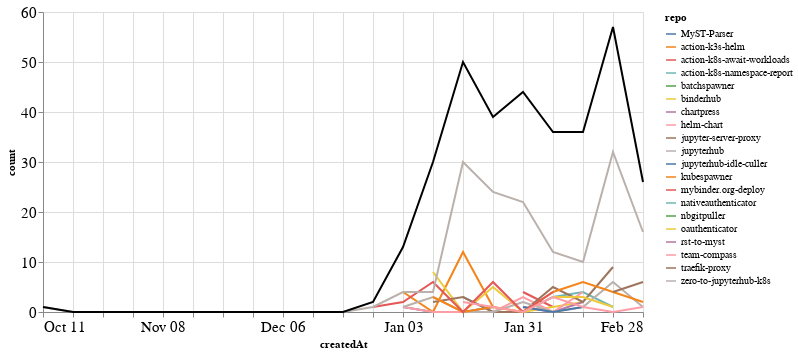

Write notebook code for a chart like this one.
### Markdown cell above
### Comments

### Code cell
comments_time = comments.groupby('repo').resample('W', on='createdAt').count()['author'].reset_index()
comments_time = comments_time.rename(columns={'author': 'count'})
comments_time_total = comments_time.groupby('createdAt').agg({"count": "sum"}).reset_index()
ch1 = alt.Chart(comments_time, width=600).mark_line().encode(
    x='createdAt',
    y='count',
    color='repo',
    tooltip="repo"
)

ch2 = alt.Chart(comments_time_total, width=600).mark_line(color="black").encode(
    x='createdAt',
    y='count',
)

ch1 + ch2

### Figure 1 — Vega-Lite specification as saved in the notebook (floating-point values rounded to 4 significant figures)
{"config": {"axisLeft": {"labelFontSize": 15}, "axisBottom": {"labelFontSize": 15}}, "layer": [{"data": {"name": "data-e986464e26997ffba4995612bddd8465"}, "mark": "line", "encoding": {"color": {"type": "nominal", "field": "repo"}, "tooltip": {"type": "nominal", "field": "repo"}, "x": {"type": "temporal", "field": "createdAt"}, "y": {"type": "quantitative", "field": "count"}}, "width": 600}, {"data": {"name": "data-db8f2776b09cffb8acfba8acd31e38a9"}, "mark": {"type": "line", "color": "black"}, "encoding": {"x": {"type": "temporal", "field": "createdAt"}, "y": {"type": "quantitative", "field": "count"}}, "width": 600}], "$schema": "https://vega.github.io/schema/vega-lite/v4.8.1.json", "datasets": {"data-e986464e26997ffba4995612bddd8465": [{"repo": "MyST-Parser", "createdAt": "2021-01-03T00:00:00", "count": 1}, {"repo": "MyST-Parser", "createdAt": "2021-01-10T00:00:00", "count": 0}, {"repo": "MyST-Parser", "createdAt": "2021-01-17T00:00:00", "count": 0}, {"repo": "MyST-Parser", "createdAt": "2021-01-24T00:00:00", "count": 1}, {"repo": "action-k3s-helm", "createdAt": "2021-01-03T00:00:00", "count": 4}, {"repo": "action-k3s-helm", "createdAt": "2021-01-10T00:00:00", "count": 0}, {"repo": "action-k3s-helm", "createdAt": "2021-01-17T00:00:00", "count": 12}, {"repo": "action-k3s-helm", "createdAt": "2021-01-24T00:00:00", "count": 1}, {"repo": "action-k8s-await-workloads", "createdAt": "2021-01-31T00:00:00", "count": 4}, {"repo": "action-k8s-await-workloads", "createdAt": "2021-02-07T00:00:00", "count": 1}, {"repo": "action-k8s-namespace-report", "createdAt": "2021-01-17T00:00:00", "count": 3}, {"repo": "action-k8s-namespace-report", "createdAt": "2021-01-24T00:00:00", "count": 0}, {"repo": "action-k8s-namespace-report", "createdAt": "2021-01-31T00:00:00", "count": 0}, {"repo": "action-k8s-namespace-report", "createdAt": "2021-02-07T00:00:00", "count": 3}, {"repo": "action-k8s-namespace-report", "createdAt": "2021-02-14T00:00:00", "count": 4}, {"repo": "action-k8s-namespace-report", "createdAt": "2021-02-21T00:00:00", "count": 1}, {"repo": "batchspawner", "createdAt": "2021-01-31T00:00:00", "count": 8}, {"repo": "binderhub", "createdAt": "2021-01-10T00:00:00", "count": 8}, {"repo": "binderhub", "createdAt": "2021-01-17T00:00:00", "count": 0}, {"repo": "binderhub", "createdAt": "2021-01-24T00:00:00", "count": 5}, {"repo": "binderhub", "createdAt": "2021-01-31T00:00:00", "count": 0}, {"repo": "binderhub", "createdAt": "2021-02-07T00:00:00", "count": 1}, {"repo": "binderhub", "createdAt": "2021-02-14T00:00:00", "count": 2}, {"repo": "chartpress", "createdAt": "2021-01-31T00:00:00", "count": 1}, {"repo": "chartpress", "createdAt": "2021-02-07T00:00:00", "count": 0}, {"repo": "chartpress", "createdAt": "2021-02-14T00:00:00", "count": 2}, {"repo": "helm-chart", "createdAt": "2021-01-03T00:00:00", "count": 1}, {"repo": "helm-chart", "createdAt": "2021-01-10T00:00:00", "count": 0}, {"repo": "helm-chart", "createdAt": "2021-01-17T00:00:00", "count": 0}, {"repo": "helm-chart", "createdAt": "2021-01-24T00:00:00", "count": 0}, {"repo": "helm-chart", "createdAt": "2021-01-31T00:00:00", "count": 3}, {"repo": "helm-chart", "createdAt": "2021-02-07T00:00:00", "count": 0}, {"repo": "helm-chart", "createdAt": "2021-02-14T00:00:00", "count": 4}, {"repo": "jupyter-server-proxy", "createdAt": "2021-01-10T00:00:00", "count": 2}, {"repo": "jupyter-server-proxy", "createdAt": "2021-01-17T00:00:00", "count": 3}, {"repo": "jupyter-server-proxy", "createdAt": "2021-01-24T00:00:00", "count": 0}, {"repo": "jupyter-server-proxy", "createdAt": "2021-01-31T00:00:00", "count": 0}, {"repo": "jupyter-server-proxy", "createdAt": "2021-02-07T00:00:00", "count": 5}, {"repo": "jupyter-server-proxy", "createdAt": "2021-02-14T00:00:00", "count": 2}, {"repo": "jupyter-server-proxy", "createdAt": "2021-02-21T00:00:00", "count": 9}, {"repo": "jupyterhub", "createdAt": "2021-01-03T00:00:00", "count": 1}, {"repo": "jupyterhub", "createdAt": "2021-01-10T00:00:00", "count": 3}, {"repo": "jupyterhub", "createdAt": "2021-01-17T00:00:00", "count": 0}, {"repo": "jupyterhub", "createdAt": "2021-01-24T00:00:00", "count": 0}, {"repo": "jupyterhub", "createdAt": "2021-01-31T00:00:00", "count": 2}, {"repo": "jupyterhub", "createdAt": "2021-02-07T00:00:00", "count": 0}, {"repo": "jupyterhub", "createdAt": "2021-02-14T00:00:00", "count": 1}, {"repo": "jupyterhub", "createdAt": "2021-02-21T00:00:00", "count": 6}, {"repo": "jupyterhub", "createdAt": "2021-02-28T00:00:00", "count": 1}, {"repo": "jupyterhub-idle-culler", "createdAt": "2021-01-31T00:00:00", "count": 1}, {"repo": "jupyterhub-idle-culler", "createdAt": "2021-02-07T00:00:00", "count": 0}, {"repo": "jupyterhub-idle-culler", "createdAt": "2021-02-14T00:00:00", "count": 1}, {"repo": "kubespawner", "createdAt": "2021-01-10T00:00:00", "count": 3}, {"repo": "kubespawner", "createdAt": "2021-01-17T00:00:00", "count": 0}, {"repo": "kubespawner", "createdAt": "2021-01-24T00:00:00", "count": 1}, {"repo": "kubespawner", "createdAt": "2021-01-31T00:00:00", "count": 0}, {"repo": "kubespawner", "createdAt": "2021-02-07T00:00:00", "count": 4}, {"repo": "kubespawner", "createdAt": "2021-02-14T00:00:00", "count": 6}, {"repo": "kubespawner", "createdAt": "2021-02-21T00:00:00", "count": 4}, {"repo": "kubespawner", "createdAt": "2021-02-28T00:00:00", "count": 2}, {"repo": "mybinder.org-deploy", "createdAt": "2020-12-27T00:00:00", "count": 1}, {"repo": "mybinder.org-deploy", "createdAt": "2021-01-03T00:00:00", "count": 2}, {"repo": "mybinder.org-deploy", "createdAt": "2021-01-10T00:00:00", "count": 6}, {"repo": "mybinder.org-deploy", "createdAt": "2021-01-17T00:00:00", "count": 0}, {"repo": "mybinder.org-deploy", "createdAt": "2021-01-24T00:00:00", "count": 6}, {"repo": "mybinder.org-deploy", "createdAt": "2021-01-31T00:00:00", "count": 0}, {"repo": "mybinder.org-deploy", "createdAt": "2021-02-07T00:00:00", "count": 4}, {"repo": "nativeauthenticator", "createdAt": "2021-01-31T00:00:00", "count": 3}, {"repo": "nbgitpuller", "createdAt": "2021-01-10T00:00:00", "count": 3}, {"repo": "oauthenticator", "createdAt": "2021-02-07T00:00:00", "count": 3}, {"repo": "oauthenticator", "createdAt": "2021-02-14T00:00:00", "count": 3}, {"repo": "oauthenticator", "createdAt": "2021-02-21T00:00:00", "count": 1}, {"repo": "rst-to-myst", "createdAt": "2021-01-10T00:00:00", "count": 1}, {"repo": "team-compass", "createdAt": "2021-01-17T00:00:00", "count": 2}, {"repo": "team-compass", "createdAt": "2021-01-24T00:00:00", "count": 1}, {"repo": "team-compass", "createdAt": "2021-01-31T00:00:00", "count": 0}, {"repo": "team-compass", "createdAt": "2021-02-07T00:00:00", "count": 3}, {"repo": "team-compass", "createdAt": "2021-02-14T00:00:00", "count": 1}, {"repo": "team-compass", "createdAt": "2021-02-21T00:00:00", "count": 0}, {"repo": "team-compass", "createdAt": "2021-02-28T00:00:00", "count": 1}, {"repo": "traefik-proxy", "createdAt": "2021-02-21T00:00:00", "count": 4}, {"repo": "traefik-proxy", "createdAt": "2021-02-28T00:00:00", "count": 6}, {"repo": "zero-to-jupyterhub-k8s", "createdAt": "2020-10-11T00:00:00", "count": 1}, {"repo": "zero-to-jupyterhub-k8s", "createdAt": "2020-10-18T00:00:00", "count": 0}, {"repo": "zero-to-jupyterhub-k8s", "createdAt": "2020-10-25T00:00:00", "count": 0}, {"repo": "zero-to-jupyterhub-k8s", "createdAt": "2020-11-01T00:00:00", "count": 0}, {"repo": "zero-to-jupyterhub-k8s", "createdAt": "2020-11-08T00:00:00", "count": 0}, {"repo": "zero-to-jupyterhub-k8s", "createdAt": "2020-11-15T00:00:00", "count": 0}, {"repo": "zero-to-jupyterhub-k8s", "createdAt": "2020-11-22T00:00:00", "count": 0}, {"repo": "zero-to-jupyterhub-k8s", "createdAt": "2020-11-29T00:00:00", "count": 0}, {"repo": "zero-to-jupyterhub-k8s", "createdAt": "2020-12-06T00:00:00", "count": 0}, {"repo": "zero-to-jupyterhub-k8s", "createdAt": "2020-12-13T00:00:00", "count": 0}, {"repo": "zero-to-jupyterhub-k8s", "createdAt": "2020-12-20T00:00:00", "count": 0}, {"repo": "zero-to-jupyterhub-k8s", "createdAt": "2020-12-27T00:00:00", "count": 1}, {"repo": "zero-to-jupyterhub-k8s", "createdAt": "2021-01-03T00:00:00", "count": 4}, {"repo": "zero-to-jupyterhub-k8s", "createdAt": "2021-01-10T00:00:00", "count": 4}, {"repo": "zero-to-jupyterhub-k8s", "createdAt": "2021-01-17T00:00:00", "count": 30}, {"repo": "zero-to-jupyterhub-k8s", "createdAt": "2021-01-24T00:00:00", "count": 24}, {"repo": "zero-to-jupyterhub-k8s", "createdAt": "2021-01-31T00:00:00", "count": 22}, {"repo": "zero-to-jupyterhub-k8s", "createdAt": "2021-02-07T00:00:00", "count": 12}, {"repo": "zero-to-jupyterhub-k8s", "createdAt": "2021-02-14T00:00:00", "count": 10}, {"repo": "zero-to-jupyterhub-k8s", "createdAt": "2021-02-21T00:00:00", "count": 32}, {"repo": "zero-to-jupyterhub-k8s", "createdAt": "2021-02-28T00:00:00", "count": 16}], "data-db8f2776b09cffb8acfba8acd31e38a9": [{"createdAt": "2020-10-11T00:00:00", "count": 1}, {"createdAt": "2020-10-18T00:00:00", "count": 0}, {"createdAt": "2020-10-25T00:00:00", "count": 0}, {"createdAt": "2020-11-01T00:00:00", "count": 0}, {"createdAt": "2020-11-08T00:00:00", "count": 0}, {"createdAt": "2020-11-15T00:00:00", "count": 0}, {"createdAt": "2020-11-22T00:00:00", "count": 0}, {"createdAt": "2020-11-29T00:00:00", "count": 0}, {"createdAt": "2020-12-06T00:00:00", "count": 0}, {"createdAt": "2020-12-13T00:00:00", "count": 0}, {"createdAt": "2020-12-20T00:00:00", "count": 0}, {"createdAt": "2020-12-27T00:00:00", "count": 2}, {"createdAt": "2021-01-03T00:00:00", "count": 13}, {"createdAt": "2021-01-10T00:00:00", "count": 30}, {"createdAt": "2021-01-17T00:00:00", "count": 50}, {"createdAt": "2021-01-24T00:00:00", "count": 39}, {"createdAt": "2021-01-31T00:00:00", "count": 44}, {"createdAt": "2021-02-07T00:00:00", "count": 36}, {"createdAt": "2021-02-14T00:00:00", "count": 36}, {"createdAt": "2021-02-21T00:00:00", "count": 57}, {"createdAt": "2021-02-28T00:00:00", "count": 26}]}}
